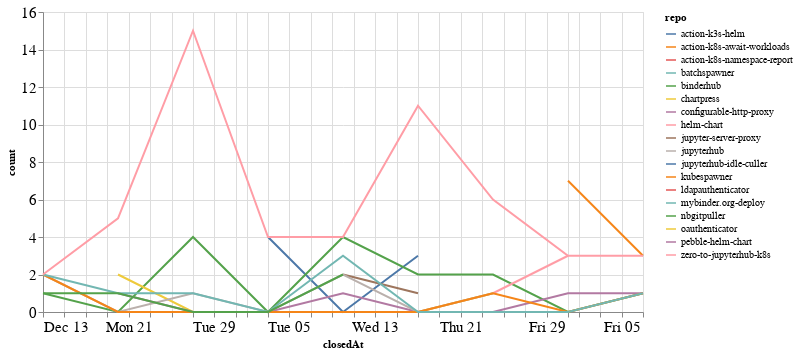

Write notebook code for a chart like this one.
### Code cell
closed_by_time = closed_by.groupby('repo').resample('W', on='closedAt').count()['author'].reset_index()
closed_by_time = closed_by_time.rename(columns={'author': 'count'})

alt.Chart(closed_by_time, width=600).mark_line().encode(
    x='closedAt',
    y='count',
    color='repo',
    tooltip="repo"
)

### Figure 1 — Vega-Lite specification as saved in the notebook (floating-point values rounded to 4 significant figures)
{"config": {"axisLeft": {"labelFontSize": 15}, "axisBottom": {"labelFontSize": 15}}, "data": {"name": "data-6ea1c9337e064b0078b7ec45cdc58efe"}, "mark": "line", "encoding": {"color": {"type": "nominal", "field": "repo"}, "tooltip": {"type": "nominal", "field": "repo"}, "x": {"type": "temporal", "field": "closedAt"}, "y": {"type": "quantitative", "field": "count"}}, "width": 600, "$schema": "https://vega.github.io/schema/vega-lite/v4.8.1.json", "datasets": {"data-6ea1c9337e064b0078b7ec45cdc58efe": [{"repo": "action-k3s-helm", "closedAt": "2021-01-03T00:00:00", "count": 4}, {"repo": "action-k3s-helm", "closedAt": "2021-01-10T00:00:00", "count": 0}, {"repo": "action-k3s-helm", "closedAt": "2021-01-17T00:00:00", "count": 3}, {"repo": "action-k8s-await-workloads", "closedAt": "2021-01-31T00:00:00", "count": 7}, {"repo": "action-k8s-await-workloads", "closedAt": "2021-02-07T00:00:00", "count": 3}, {"repo": "action-k8s-namespace-report", "closedAt": "2021-02-07T00:00:00", "count": 1}, {"repo": "batchspawner", "closedAt": "2021-01-31T00:00:00", "count": 4}, {"repo": "binderhub", "closedAt": "2020-12-13T00:00:00", "count": 1}, {"repo": "binderhub", "closedAt": "2020-12-20T00:00:00", "count": 0}, {"repo": "binderhub", "closedAt": "2020-12-27T00:00:00", "count": 4}, {"repo": "binderhub", "closedAt": "2021-01-03T00:00:00", "count": 0}, {"repo": "binderhub", "closedAt": "2021-01-10T00:00:00", "count": 4}, {"repo": "binderhub", "closedAt": "2021-01-17T00:00:00", "count": 2}, {"repo": "binderhub", "closedAt": "2021-01-24T00:00:00", "count": 2}, {"repo": "binderhub", "closedAt": "2021-01-31T00:00:00", "count": 0}, {"repo": "binderhub", "closedAt": "2021-02-07T00:00:00", "count": 1}, {"repo": "chartpress", "closedAt": "2020-12-20T00:00:00", "count": 2}, {"repo": "chartpress", "closedAt": "2020-12-27T00:00:00", "count": 0}, {"repo": "chartpress", "closedAt": "2021-01-03T00:00:00", "count": 0}, {"repo": "chartpress", "closedAt": "2021-01-10T00:00:00", "count": 0}, {"repo": "chartpress", "closedAt": "2021-01-17T00:00:00", "count": 0}, {"repo": "chartpress", "closedAt": "2021-01-24T00:00:00", "count": 1}, {"repo": "configurable-http-proxy", "closedAt": "2020-12-20T00:00:00", "count": 1}, {"repo": "configurable-http-proxy", "closedAt": "2020-12-27T00:00:00", "count": 0}, {"repo": "configurable-http-proxy", "closedAt": "2021-01-03T00:00:00", "count": 0}, {"repo": "configurable-http-proxy", "closedAt": "2021-01-10T00:00:00", "count": 1}, {"repo": "configurable-http-proxy", "closedAt": "2021-01-17T00:00:00", "count": 0}, {"repo": "configurable-http-proxy", "closedAt": "2021-01-24T00:00:00", "count": 0}, {"repo": "configurable-http-proxy", "closedAt": "2021-01-31T00:00:00", "count": 1}, {"repo": "configurable-http-proxy", "closedAt": "2021-02-07T00:00:00", "count": 1}, {"repo": "helm-chart", "closedAt": "2021-01-24T00:00:00", "count": 1}, {"repo": "helm-chart", "closedAt": "2021-01-31T00:00:00", "count": 3}, {"repo": "jupyter-server-proxy", "closedAt": "2021-01-10T00:00:00", "count": 2}, {"repo": "jupyter-server-proxy", "closedAt": "2021-01-17T00:00:00", "count": 1}, {"repo": "jupyterhub", "closedAt": "2020-12-13T00:00:00", "count": 2}, {"repo": "jupyterhub", "closedAt": "2020-12-20T00:00:00", "count": 0}, {"repo": "jupyterhub", "closedAt": "2020-12-27T00:00:00", "count": 1}, {"repo": "jupyterhub", "closedAt": "2021-01-03T00:00:00", "count": 0}, {"repo": "jupyterhub", "closedAt": "2021-01-10T00:00:00", "count": 2}, {"repo": "jupyterhub", "closedAt": "2021-01-17T00:00:00", "count": 0}, {"repo": "jupyterhub", "closedAt": "2021-01-24T00:00:00", "count": 1}, {"repo": "jupyterhub-idle-culler", "closedAt": "2021-01-31T00:00:00", "count": 1}, {"repo": "kubespawner", "closedAt": "2020-12-13T00:00:00", "count": 2}, {"repo": "kubespawner", "closedAt": "2020-12-20T00:00:00", "count": 0}, {"repo": "kubespawner", "closedAt": "2020-12-27T00:00:00", "count": 0}, {"repo": "kubespawner", "closedAt": "2021-01-03T00:00:00", "count": 0}, {"repo": "kubespawner", "closedAt": "2021-01-10T00:00:00", "count": 0}, {"repo": "kubespawner", "closedAt": "2021-01-17T00:00:00", "count": 0}, {"repo": "kubespawner", "closedAt": "2021-01-24T00:00:00", "count": 1}, {"repo": "kubespawner", "closedAt": "2021-01-31T00:00:00", "count": 0}, {"repo": "kubespawner", "closedAt": "2021-02-07T00:00:00", "count": 1}, {"repo": "ldapauthenticator", "closedAt": "2020-12-13T00:00:00", "count": 1}, {"repo": "mybinder.org-deploy", "closedAt": "2020-12-13T00:00:00", "count": 2}, {"repo": "mybinder.org-deploy", "closedAt": "2020-12-20T00:00:00", "count": 1}, {"repo": "mybinder.org-deploy", "closedAt": "2020-12-27T00:00:00", "count": 1}, {"repo": "mybinder.org-deploy", "closedAt": "2021-01-03T00:00:00", "count": 0}, {"repo": "mybinder.org-deploy", "closedAt": "2021-01-10T00:00:00", "count": 3}, {"repo": "mybinder.org-deploy", "closedAt": "2021-01-17T00:00:00", "count": 0}, {"repo": "mybinder.org-deploy", "closedAt": "2021-01-24T00:00:00", "count": 0}, {"repo": "mybinder.org-deploy", "closedAt": "2021-01-31T00:00:00", "count": 0}, {"repo": "mybinder.org-deploy", "closedAt": "2021-02-07T00:00:00", "count": 1}, {"repo": "nbgitpuller", "closedAt": "2020-12-13T00:00:00", "count": 1}, {"repo": "nbgitpuller", "closedAt": "2020-12-20T00:00:00", "count": 1}, {"repo": "nbgitpuller", "closedAt": "2020-12-27T00:00:00", "count": 0}, {"repo": "nbgitpuller", "closedAt": "2021-01-03T00:00:00", "count": 0}, {"repo": "nbgitpuller", "closedAt": "2021-01-10T00:00:00", "count": 2}, {"repo": "oauthenticator", "closedAt": "2021-02-07T00:00:00", "count": 1}, {"repo": "pebble-helm-chart", "closedAt": "2020-12-13T00:00:00", "count": 1}, {"repo": "zero-to-jupyterhub-k8s", "closedAt": "2020-12-13T00:00:00", "count": 2}, {"repo": "zero-to-jupyterhub-k8s", "closedAt": "2020-12-20T00:00:00", "count": 5}, {"repo": "zero-to-jupyterhub-k8s", "closedAt": "2020-12-27T00:00:00", "count": 15}, {"repo": "zero-to-jupyterhub-k8s", "closedAt": "2021-01-03T00:00:00", "count": 4}, {"repo": "zero-to-jupyterhub-k8s", "closedAt": "2021-01-10T00:00:00", "count": 4}, {"repo": "zero-to-jupyterhub-k8s", "closedAt": "2021-01-17T00:00:00", "count": 11}, {"repo": "zero-to-jupyterhub-k8s", "closedAt": "2021-01-24T00:00:00", "count": 6}, {"repo": "zero-to-jupyterhub-k8s", "closedAt": "2021-01-31T00:00:00", "count": 3}, {"repo": "zero-to-jupyterhub-k8s", "closedAt": "2021-02-07T00:00:00", "count": 3}]}}
